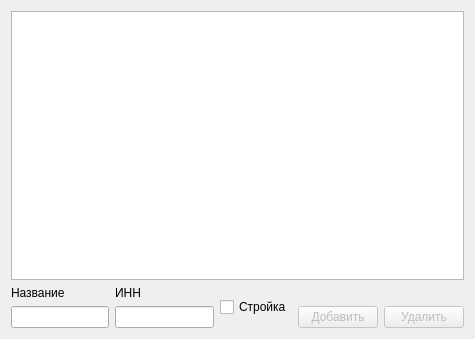
<?xml version="1.0" encoding="UTF-8"?>
<ui version="4.0">
 <class>class_ref_firm</class>
 <widget class="QWidget" name="class_ref_firm">
  <property name="windowModality">
   <enum>Qt::ApplicationModal</enum>
  </property>
  <property name="geometry">
   <rect>
    <x>0</x>
    <y>0</y>
    <width>475</width>
    <height>339</height>
   </rect>
  </property>
  <property name="windowTitle">
   <string>Form</string>
  </property>
  <layout class="QGridLayout" name="gridLayout">
   <item row="0" column="0">
    <widget class="QTableView" name="tableView">
     <property name="selectionMode">
      <enum>QAbstractItemView::ExtendedSelection</enum>
     </property>
     <property name="sortingEnabled">
      <bool>true</bool>
     </property>
    </widget>
   </item>
   <item row="1" column="0">
    <layout class="QHBoxLayout" name="horizontalLayout">
     <item>
      <layout class="QVBoxLayout" name="verticalLayout">
       <item>
        <widget class="QLabel" name="label">
         <property name="text">
          <string>Название</string>
         </property>
        </widget>
       </item>
       <item>
        <widget class="QLineEdit" name="lineEdit_name"/>
       </item>
      </layout>
     </item>
     <item>
      <layout class="QVBoxLayout" name="verticalLayout_2">
       <item>
        <widget class="QLabel" name="label_2">
         <property name="text">
          <string>ИНН</string>
         </property>
        </widget>
       </item>
       <item>
        <widget class="QLineEdit" name="lineEdit_inn"/>
       </item>
      </layout>
     </item>
     <item>
      <layout class="QVBoxLayout" name="verticalLayout_5">
       <item>
        <widget class="QCheckBox" name="checkBox_stroy">
         <property name="text">
          <string>Стройка</string>
         </property>
        </widget>
       </item>
      </layout>
     </item>
     <item>
      <layout class="QVBoxLayout" name="verticalLayout_3">
       <item>
        <widget class="QLabel" name="label_3">
         <property name="text">
          <string/>
         </property>
        </widget>
       </item>
       <item>
        <widget class="QPushButton" name="pushButton_add_firm">
         <property name="enabled">
          <bool>false</bool>
         </property>
         <property name="text">
          <string>Добавить</string>
         </property>
        </widget>
       </item>
      </layout>
     </item>
     <item>
      <layout class="QVBoxLayout" name="verticalLayout_4">
       <item>
        <widget class="QLabel" name="label_4">
         <property name="text">
          <string/>
         </property>
        </widget>
       </item>
       <item>
        <widget class="QPushButton" name="pushButton_del_firm">
         <property name="enabled">
          <bool>false</bool>
         </property>
         <property name="text">
          <string>Удалить</string>
         </property>
        </widget>
       </item>
      </layout>
     </item>
    </layout>
   </item>
  </layout>
 </widget>
 <resources/>
 <connections/>
</ui>
